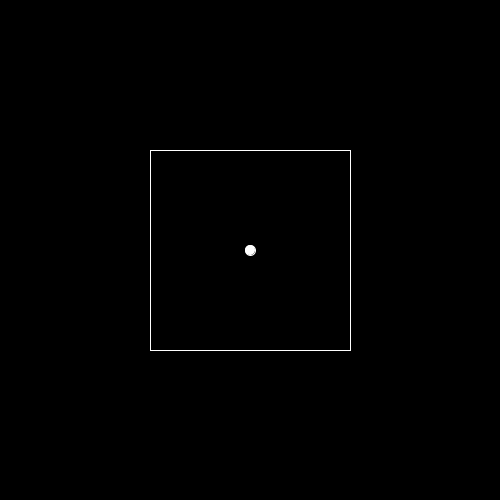
Frame 1 (no input)
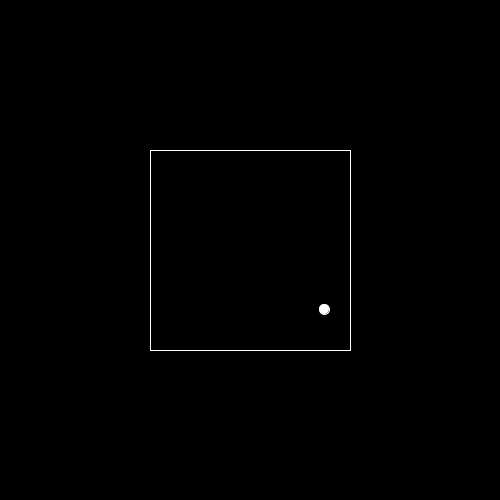
Frame 60 (the mouse pressed at the canvas centre just before this capture)
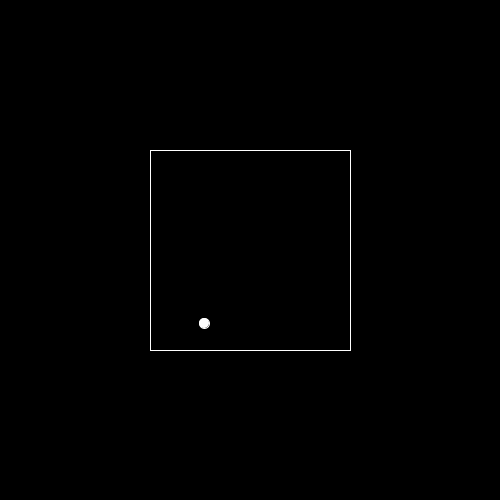
Frame 120 (the mouse held since frame 60 and released just before this capture)

The Processing sketch that drew these frames (run headless with seeded random() and noise(); from frame 60 on, the mouse is pressed at the canvas centre):

// Processing sketch: bouncing_ball
// ── bouncing_ball.pde
int ballX = 250; // start at the center of the screen

int ballY = 250;

int ballSpeedX = 2;

int ballSpeedY = 1;

int ballSize = 10;

int boxLeft = 150;

int boxTop = 150;

int boxSize = 200;

int boxRight = boxLeft + boxSize;

int boxBottom = boxTop + boxSize;

void setup()
{
  size(500, 500);
  background(0);
}
// draw the ball

void drawBall()
{
  ellipse(ballX, ballY, ballSize, ballSize);
}

void moveBall()
{
  // move the ball

  ballX += ballSpeedX;

  ballY += ballSpeedY;
}


// draw the box
void drawBox()
{
  stroke(255);

  line(boxLeft, boxTop, boxRight, boxTop);

  line(boxRight, boxTop, boxRight, boxBottom);

  line(boxRight, boxBottom, boxLeft, boxBottom);

  line(boxLeft, boxBottom, boxLeft, boxTop);
}

void ballBounce()
{
  // check the bounds

  // right and left

  if (ballX < (boxLeft+ballSize/2) || ballX > (boxRight-ballSize/2))

  {

    ballSpeedX *= -1;
  }

  // top and bottomm

  if (ballY < (boxTop+ballSize/2) || ballY > (boxBottom-ballSize/2))

  {

    ballSpeedY *= -1;
  }
}

void draw()
{
  background(0);
  drawBox();
  drawBall();
  moveBall();
  ballBounce();
}
